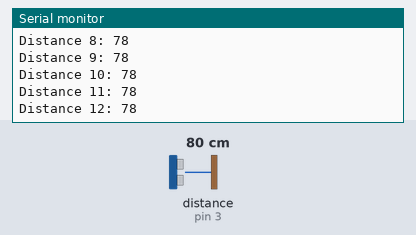
Simulated run of this sketch. Board: Arduino Uno, built with avr-gcc and run on an emulated ATmega328P. Parts: the last lines printed to the serial monitor. Wiring (inferred from the names in the program): ultrasonic range finder: trigger pin 2; echo pin 3. The test bench sets the inputs (shaded band); at power-on: distance to the obstacle (sensor on pin 3) 80 cm. The echo pulse lasts 58.3 µs per cm.

Above: at 1.2 s.
1.3 s: distance to the obstacle (sensor on pin 3) set to 2 cm
At 1.38 s:
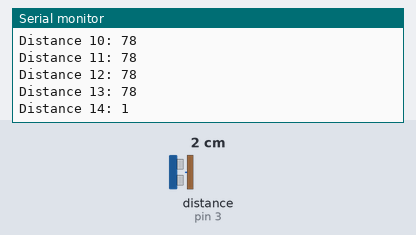
4.3 s: distance to the obstacle (sensor on pin 3) set to 4 cm
At 4.3 s:
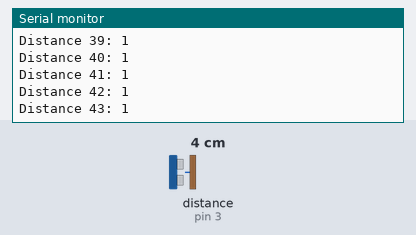
5.8 s: distance to the obstacle (sensor on pin 3) set to 299 cm
At 5.83 s:
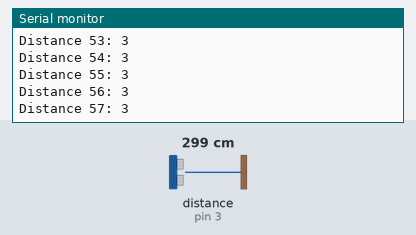
Timing chart, 0 to 8.8 s (numbered marks = the images above; inputs shaded):
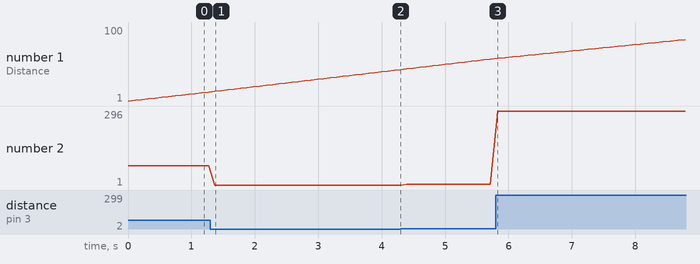

The sketch:

1st_code_arduino.ino
```cpp
#define trigPin 2
#define echoPin 3

const int numReadings = 100;
long durations[numReadings];
int distances[numReadings];

void setup() {
  Serial.begin(9600);
  pinMode(trigPin, OUTPUT);
  pinMode(echoPin, INPUT);
}

void loop() {
  for (int i = 0; i < numReadings; i++) {
    // Trigger ultrasonic sensor
    digitalWrite(trigPin, LOW);
    delayMicroseconds(2);
    digitalWrite(trigPin, HIGH);
    delayMicroseconds(10);
    digitalWrite(trigPin, LOW);

    // Measure echo pulse duration
    long duration = pulseIn(echoPin, HIGH);

    // Calculate distance (cm)
    distances[i] = duration * 0.034 / 2;

    // Print distance to serial monitor
    Serial.print("Distance ");
    Serial.print(i + 1);
    Serial.print(": ");
    Serial.println(distances[i]);

    // Delay between measurements
    delay(100);
  }
}
```

Measured:
- after the input at 1.3 s, the serial monitor: prints a new line after 0.07 s (image 1)
- plotted number 1: 13 → 43 after the input at 1.3 s
- plotted number 2: 1 → 3 after the input at 4.3 s
